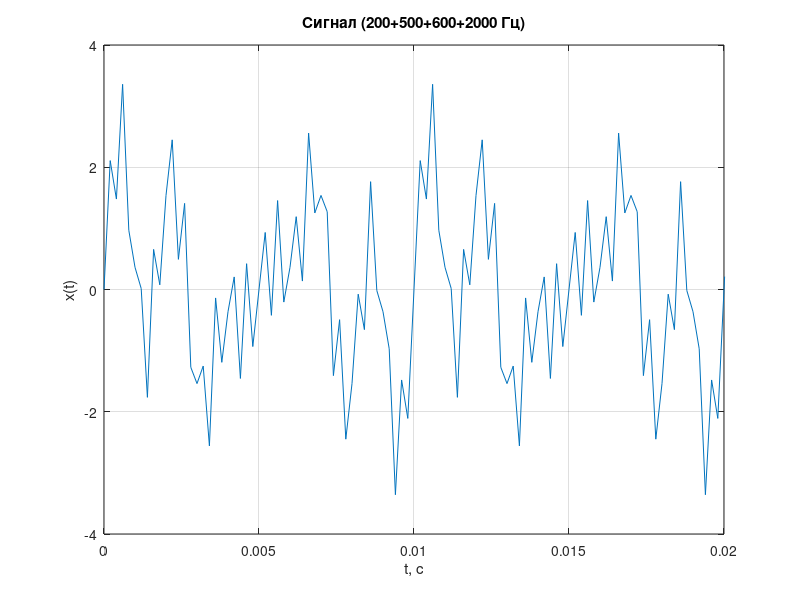
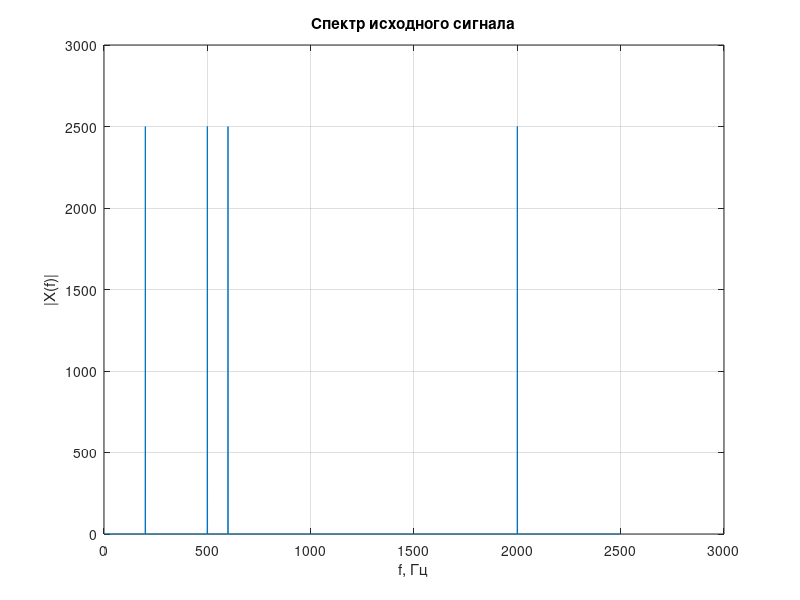
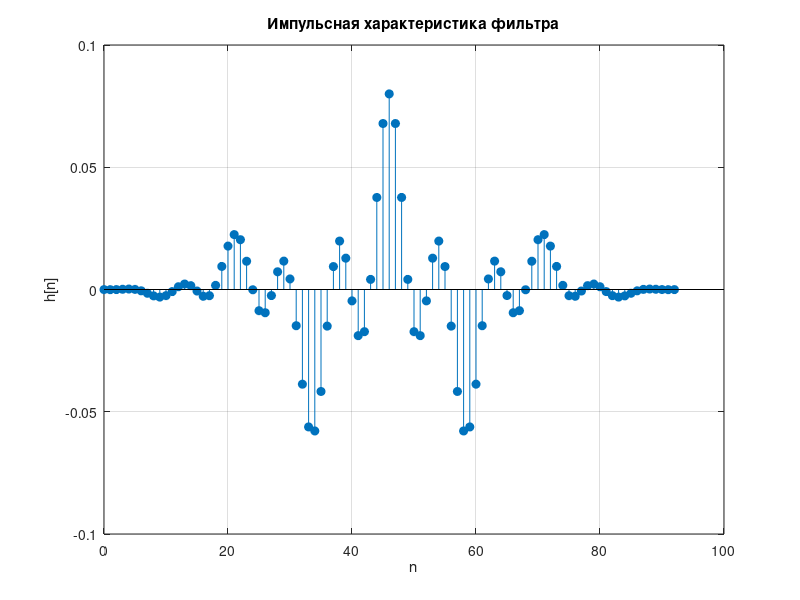
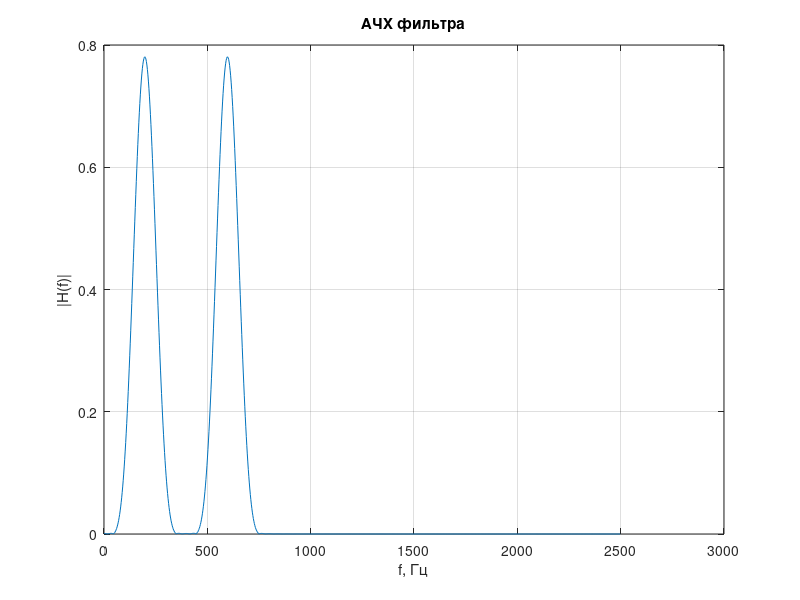

Write the MATLAB code that produced these figures, in order.
fs  = 5000;             % частота дискретизации (достаточно для 2000 Гц)
T   = 1;                % длительность сигнала
t   = 0:1/fs:T-1/fs;    % вектор времени

f1 = 200;    % 200 Гц
f2 = 500;    % 500 Гц
f3 = 600;    % 600 Гц
f4 = 2000;   % 2000 Гц

% Формируем сигнал
x = sin(2*pi*f1*t) + sin(2*pi*f2*t) + sin(2*pi*f3*t) + sin(2*pi*f4*t);

figure;
plot(t,x);
xlabel('t, c');
ylabel('x(t)');
title('Сигнал (200+500+600+2000 Гц)');
grid on;
xlim([0 0.02]);

%% Спектр сигнала
N  = length(x);
X  = fft(x, N);
f  = (0:N-1)*(fs/N);

figure;
plot(f(1:N/2), abs(X(1:N/2)));
xlabel('f, Гц');
ylabel('|X(f)|');
title('Спектр исходного сигнала');
grid on;
xlim([0 3000]);

%% Создание фильтра для 200 Гц и 600 Гц
% Параметры фильтра
Rp = 0.01;     % пульсации в полосе пропускания
Rs = 0.001;    % подавление в полосе заграждения

% Полосы пропускания для двух частот
passband1 = [150 250]/(fs/2);   % для 200 Гц
passband2 = [550 650]/(fs/2);   % для 600 Гц

% Полосы подавления
stopband1 = [100 300]/(fs/2);   % между 200 и 600 Гц
stopband2 = [700 fs/2]/(fs/2);  % высокие частоты

% Расчёт фильтра через kaiserord для первой полосы
[n1, Wn1, beta1] = kaiserord([100 300], [1 0], [Rp Rs], fs);
n1 = n1 + rem(n1,2);
h1 = fir1(n1, passband1, 'bandpass', kaiser(n1+1, beta1), 'noscale');

% Расчёт фильтра для второй полосы
[n2, Wn2, beta2] = kaiserord([500 700], [1 0], [Rp Rs], fs);
n2 = n2 + rem(n2,2);
h2 = fir1(n2, passband2, 'bandpass', kaiser(n2+1, beta2), 'noscale');

% Объединяем фильтры
h = h1 + h2;

%% Характеристики фильтра
figure;
stem(0:length(h)-1, h, 'filled');
xlabel('n');
ylabel('h[n]');
title('Импульсная характеристика фильтра');
grid on;

[H, w] = freqz(h, 1, 1024, fs);
figure;
plot(w, abs(H));
xlabel('f, Гц');
ylabel('|H(f)|');
title('АЧХ фильтра');
grid on;
xlim([0 3000]);

%% Фильтрация во временной области
y_time = conv(x, h, 'same');

figure;
plot(t, y_time);
xlabel('t, c');
ylabel('y(t)');
title('Сигнал после фильтрации (временная область)');
grid on;
xlim([0 0.02]);

%% Фильтрация в частотной области
h_pad = [h zeros(1, N-length(h))];
Hf = fft(h_pad, N);
Y_freq = X .* Hf;
y_freq = real(ifft(Y_freq));
y_freq = y_freq(1:length(t));

%% Сравнение результатов
figure;
subplot(2,1,1);
plot(t, y_time);
title('Временная область');
grid on;
xlim([0 0.02]);

subplot(2,1,2);
plot(t, y_freq);
title('Частотная область');
grid on;
xlim([0 0.02]);

%% Спектр выходного сигнала
Y = fft(y_time, N);
figure;
plot(f(1:N/2), abs(Y(1:N/2)));
xlabel('f, Гц');
ylabel('|Y(f)|');
title('Спектр после фильтрации');
grid on;
xlim([0 3000]);